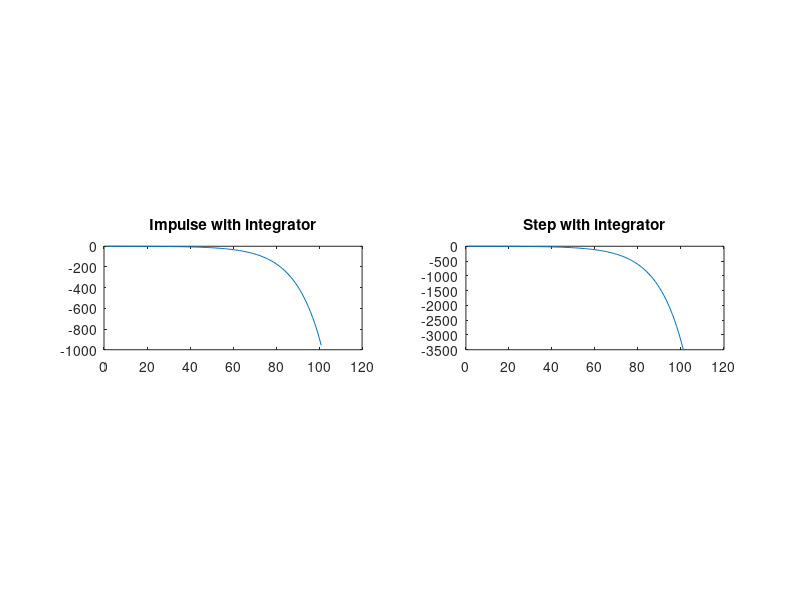

Source code (MATLAB): (Note: this script raises an error after producing the figure.)
 %% Title:Control System-Second Order System: Horizontal shifting
%Author:Ravikumar M Pise
%PS No:99003747
%Date:7/04/2021
%Version:1.5

%%
% First set of poles
zeros = 0;
poles = [-10+20i -10-20i];
gain = 1;
sys1 = zpk(zeros,poles,gain);
hold on
pzmap(sys1)
[wn,zeta]=damp(sys1)
   
% Second set of poles
zeros = 0;
poles = [-20+20i -20-20i];
gain = 1;
sys2 = zpk(zeros,poles,gain);
hold on
pzmap(sys2)
[wn,zeta]=damp(sys2)

% Third set of poles
zeros = 0;
poles = [-5+20i -5-20i];
gain = 1;
sys3 = zpk(zeros,poles,gain);
pzmap(sys3)
[wn,zeta]=damp(sys3)

%% Analysis:

T1=40;
Tau=1/T1;
CF1=10;
CF2=tf([0,1],[1,0]);
CF3=tf([1,0],[1]);
TF=CF1*CF2*CF3*tf([0,-1/T1],[1,-Tau]);
NCTF2=feedback(TF,1);
subplot(3,2,3),plot(impulse(NCTF2))
title("Impulse with integrator")
subplot(3,2,4),plot(step(NCTF2))
title("Step with integrator")
S2 = stepinfo(NCTF2)
p2=pole(NCTF2)
z2=zero(NCTF2)



